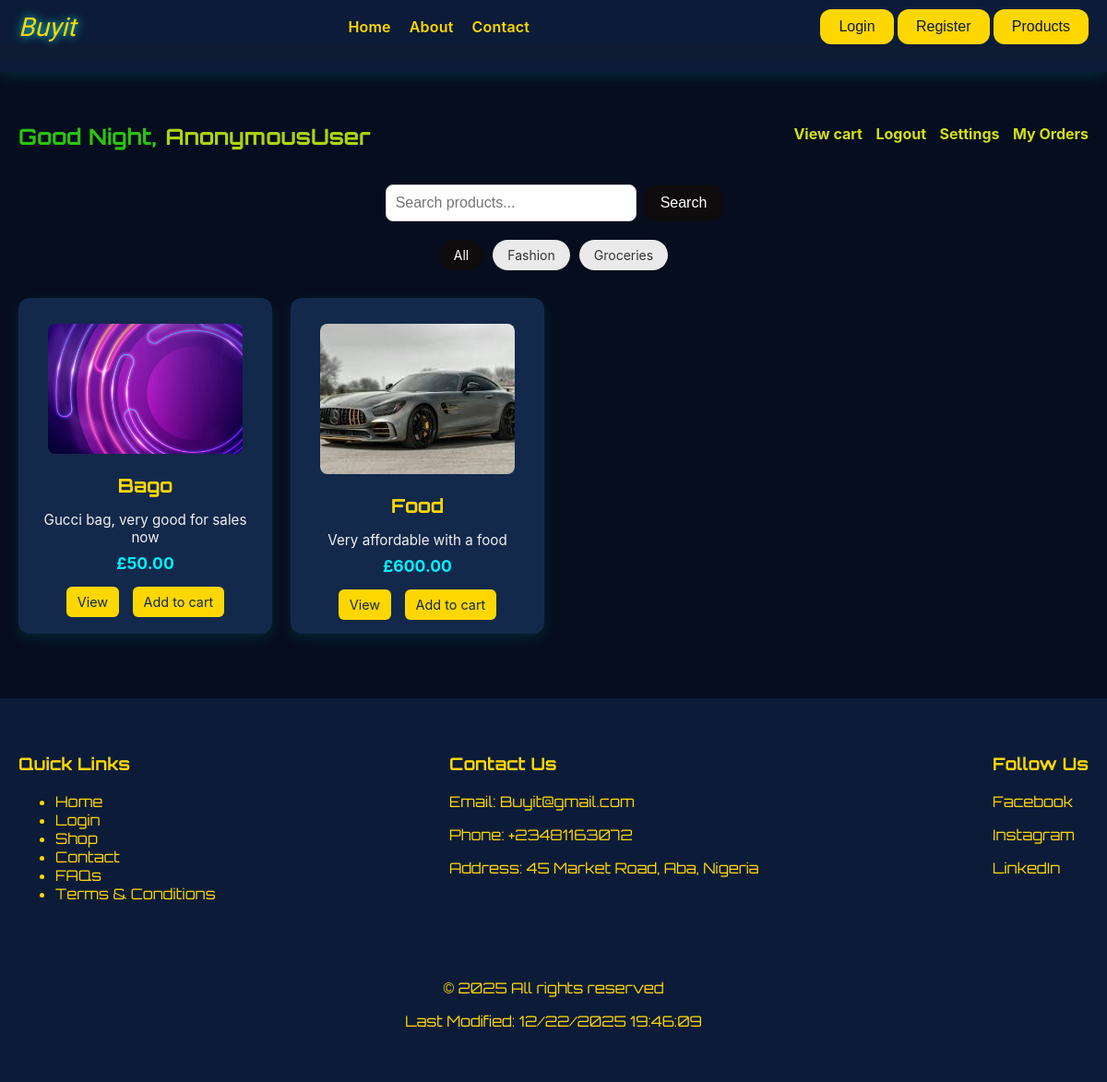
Page /product_list/ on the committed database.
### shop/models.py (models this page shows, shortened)
class Category(models.Model):
    name = models.CharField(max_length=100)

class Product(models.Model):
    name = models.CharField(max_length=200)
    description = models.TextField()
    category = models.ForeignKey(Category, on_delete=models.CASCADE, related_name='products',null=True, blank=True)
    price = models.DecimalField(max_digits=10, decimal_places=2)
    image = models.ImageField(upload_to='image/', blank=True, null=True)
    created_at = models.DateTimeField(auto_now_add=True)

### shop/views.py (the view)
# urls.py: path('product_list/', views.product_list,name='product_list'),
def product_list(request):
    category_id = request.GET.get('category')
    search_query = request.GET.get('search', '')  # Get the search input
    username = request.POST.get('username')
    password = request.POST.get('password')
    user = authenticate(request, username=username, password=password)
    categories = Category.objects.all()
    if category_id:
        products = Product.objects.filter(category__id=category_id)
    else:
        products = Product.objects.all()
    if search_query:
        products = products.filter(name__icontains=search_query)
    return render(request, 'products.html', {
        'User':user,
        'products': products,
        'categories': categories,
        'selected_category': int(category_id) if category_id else None,
        'search_query': search_query,  # Send search input to template
    })

### shop/templates/products.html (shortened to what this page needs)
{% extends "base.html" %}
{% load static %}
{% block content %}
<div class="container">
    <div class="conlov">
        <div class="car">
            <h1><span class="greet"></span> <span class="user">{{user}}</span></h1>
        </div>
        <div class="logoutview">
            <a href="{% url 'cart' %}" class="cart">View cart</a>
            <a href="{% url 'logout' %}" class="cart">Logout</a>
            <a href="{% url 'edit_profile' %}">Settings</a>
            <a href="{% url 'order_history' %}">My Orders</a>
        </div>
    </div>
    <form method="GET" action="{% url 'product_list' %}" class="search-bar">
        <input type="text" name="search" placeholder="Search products..." value="{{ search_query }}">
        <button type="submit">Search</button>
    </form>
    <div class="category-navbar">
        <a href="{% url 'product_list' %}" {% if not selected_category %}class="active"{% endif %}>All</a>
        {% for cat in categories %}
            <a href="?category={{ cat.id }}{% if search_query %}&search={{ search_query }}{% endif %}" {% if selected_category == cat.id %}class="active"{% endif %}>
                {{ cat.name }}
            </a>
        {% endfor %}
    </div>
    <div class="products-grid">
        {% for product in products %}
        <div class="product">
            <a href="{{ product.image.url }}"><img src="{{ product.image.url }}" alt="{{ product.name }}"></a>
            <h3>{{ product.name }}</h3>
            <p>{{ product.description }}</p>
            <strong>£{{ product.price }}</strong>
            <div>
                <a href="{% url 'product_detail' product.id %}" class="add-to-cart">View</a>
                <a href="{% url 'add_to_cart' product.id %}" class="add-to-cart">Add to cart</a>
            </div>
        </div>
        {% endfor %}
    </div>
</div>
{% endblock content %}

### shop/templates/base.html (shortened to what this page needs)
{% load static %}
<!DOCTYPE html>
<html lang="en">
<head>
</head>
<body>
{% block header %}
<header class="fade-section">
    <nav>
        <div class="logo">
            <a href="{% url 'home' %}">Buyit</a>
        </div>
        <div class="link">
            <ul>
                <li><a href="{% url 'home' %}">Home</a></li>
                <li><a href="{% url 'about' %}">About</a></li>
                <li><a href="{% url 'contact' %}">Contact</a></li>
            </ul>
        </div>
        <div class="butt">
            <a href="{% url 'login' %}"><button>Login</button></a>
            <a href="{% url 'register' %}"><button>Register</button></a>
            <a href="{% url 'product_list' %}"><button>Products</button></a>
        </div>
    </nav>
    <div class="toogle">
    </div>
</header>
{% endblock header %}
<div class="content fade-section">
    {% block content %}{% endblock content %}
</div>
{% block footer %}
<footer class="fade-section">
    <div class="lasdiv">
        <h3>Quick Links</h3>
        <ul>
            <li><a href="{% url 'home' %}">Home</a></li>
            <li><a href="{% url 'login' %}">Login</a></li>
            <li><a href="{% url 'product_list' %}">Shop</a></li>
            <li><a href="{% url 'contact' %}">Contact</a></li>
            <li><a href="{% url 'faqs' %}">FAQs</a></li>
            <li><a href="{% url 'terms' %}">Terms & Conditions</a></li>
        </ul>
    </div>
    <div class="contacte">
        <h3>Contact Us</h3>
        <p>Email: Buyit@gmail.com</p>
        <p>Phone: +23481163072</p>
        <p>Address: 45 Market Road, Aba, Nigeria</p>
    </div>
    <div class="social">
        <h3>Follow Us</h3>
        <p><a href="#">Facebook</a></p>
        <p><a href="#">Instagram</a></p>
        <p><a href="#">LinkedIn</a></p>
    </div>
    <div class="right">
        <p>&copy; <span class="date"></span> All rights reserved</p>
        <p>Last Modified: <span class="lasmodi"></span></p>
    </div>
</footer>
{% endblock footer %}
</body>
</html>

### shop/templates/products.html (style rules this page uses)
.container { max-width: 1200px; margin-top: 100px; padding: 20px; font-family: 'Inter', sans-serif; }
.conlov { display: flex; justify-content: space-between; align-items: center; flex-wrap: wrap; margin-bottom: 30px; }
.car h1, .car h2 { font-family: 'Orbitron', sans-serif; color: #ffd700; margin: 5px 0; }
span.greet { font-size: 1.5rem; font-weight: bold; color: #2dc20f; }
span.user { font-size: 1.5rem; font-weight: bold; color: #add410; }
.logoutview a { margin-left: 10px; text-decoration: none; color: #d3e014; font-weight: bold; transition: color 0.3s; }
.search-bar { display: flex; justify-content: center; align-items: center; margin-bottom: 20px; gap: 10px; flex-wrap: wrap; }
.search-bar input[type="text"] { padding: 10px; width: 250px; border: 1px solid #ccc; border-radius: 8px; font-size: 16px; }
.search-bar button { padding: 10px 16px; background-color: rgb(14,11,12); color: white; border: none; border-radius: 8px; cursor: pointer; font-size: 16px; }
.category-navbar { display: flex; justify-content: center; flex-wrap: wrap; gap: 10px; margin-bottom: 30px; }
.category-navbar a { padding: 8px 16px; background-color: #eaeaea; color: #333; text-decoration: none; border-radius: 20px; font-size: 14px; transition: background 0.3s ease; }
.category-navbar .active { background-color: rgb(14,11,12); color: white; }
.products-grid { display: grid; grid-template-columns: repeat(auto-fill, minmax(250px, 1fr)); gap: 20px; margin-bottom: 50px; }
.product { background-color: #13294b; border-radius: 12px; padding: 15px; text-align: center; box-shadow: 0 5px 15px rgba(0,255,255,0.1); transition: transform 0.3s, box-shadow 0.3s; }
.product img { max-width: 100%; height: auto; border-radius: 8px; }
.product h3 { font-size: 1.3rem; color: #ffd700; margin: 10px 0; font-family: 'Orbitron', sans-serif; }
.product p { font-size: 0.95rem; color: #f0f0f0; margin-bottom: 8px; }
.product strong { font-size: 1.1rem; color: #00f0ff; display: block; margin-bottom: 10px; }
.product a { display: inline-block; margin: 5px 5px 0; padding: 8px 12px; text-decoration: none; border-radius: 6px; font-size: 0.9rem; }
.product a.add-to-cart { background-color: #ffd700; color: #13294b; }
body { padding-top: 50px; }

### shop/templates/base.html (style rules this page uses)
body { background-color: #060d1e; color: #f0f0f0; font-family: 'Orbitron', sans-serif; margin: 0; padding: 0; overflow-x: hidden; }
a { text-decoration: none; color: #ffd700; transition: 0.3s; }
header { background-color: #0c1c38; color: #ffd700; padding: 10px 0; position: fixed; width: 100%; top: 0; z-index: 100; transition: opacity 0.4s ease-in-out, box-shadow 0.3s; box-shadow: 0 0 20px rgba(0,255,255,0.2); }
nav { display: flex; justify-content: space-between; align-items: center; padding: 0 20px; }
nav ul { list-style-type: none; padding: 0; margin: 0; display: flex; }
nav ul li { margin-right: 20px; }
nav ul li a { color: #ffd700; font-weight: bold; font-family: 'Inter', sans-serif; font-weight: 600; letter-spacing: 0.2px; }
.logo a { color: #ffd700; font-family: 'Tangerine', serif; font-size: 28px; font-style: italic; text-shadow: 0 0 10px #00f0ff; animation: glow 2s infinite alternate; }
.butt button { background-color: #ffd700; border: none; color: #0c1c38; padding: 10px 20px; font-size: 16px; border-radius: 12px; cursor: pointer; transition: transform 0.3s, box-shadow 0.3s; }
footer { display: flex; flex-wrap: wrap; gap: 30px; justify-content: space-between; padding: 40px 20px; background-color: #0c1c38; color: #ffd700; }
footer h3 { color: #ffd700; }
footer a { color: #ffd700; transition: 0.3s; }
footer .right { width: 100%; text-align: center; margin-top: 20px; }
.toogle { background-color: #0f1a33; border-radius: 5px; padding: 10px; width: auto; }
.fade-section { opacity: 0; transform: translateY(20px); animation: fadeIn 1s ease forwards; }

### rows in the picture
Category: name "Fashion"
Category: name "Groceries"
Product: image (picture), name "Bago", description "Gucci bag, very good for sales now", price "50.00"
Product: image (picture), name "Food", description "Very affordable with a food", price "600.00"

### other values in the picture
{{ user }} "AnonymousUser"
